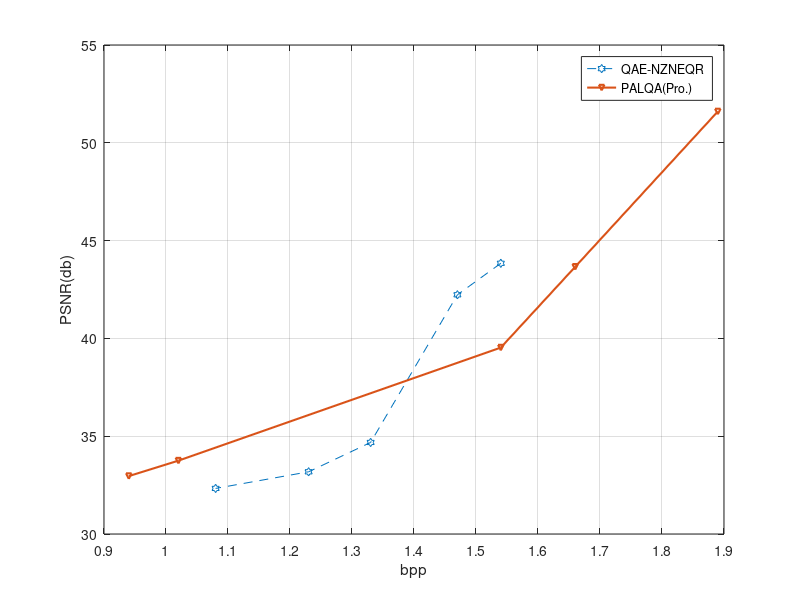

Write the MATLAB code that produced this figure.
clc
clear all

%Image name: cameraman224224.jpg.%image size: 512*512.

%%Image name =cameraman, Gray, 224*224. Approach name Basic JPEG(Zigzag and
%%Huffman Coding)Factor=q/8,q/10,q/5,q/4.5,q/4 


bpp_jpeg=[1.54 1.47 1.33 1.23 1.08];
psnr1_jpeg=[43.84 42.23 34.68 33.18 32.33];

%LQA_gray-scale after applying DCT with quantization, Q=8, 16, 32, 70, 90
%Image size=1024*1024. Quantum apporach name: modified ZSCNEQR 
%% Condition: Z, X (:,1:2), Y(:,:)


bpp_nzneqr=[19.7679  14.1642 11.3263 3.5274 2.6578 ]; %NZNEQR Q=8,16,32,70,90

psnr_nzneqr=[51.11 43.30 39.41 33.07  32.47];

bpp_palqa=[1.89 1.66 1.54 1.02  0.94];%modified ZSCNEQR

psnr_palqa=[51.60 43.66 39.53 33.75 32.96];

plot(bpp_jpeg, psnr1_jpeg, '--h',bpp_palqa,psnr_palqa,'-v','MarkerSize', 4,'LineWidth',1.5) %gray

%bar(D_MZSCNEQR_8)
%xticklabels({'8-Q, 3-Q(X), 2-Q(Y)(Higher)','8-Q, 3-Q(X), 1-Q(Y)(Lower)','8-Q, 3-Q(X)','8-Q','1-Q(Y-middle)'});
%legend('PSNR=51.65(db)')
%bar(X1,Z1);
%xlabel('Required bits considering state preparation(MB)');
%ylabel('Required bpp');
%ylabel('PSNR(db)');
%%%%%Scenery%%NEQR, %%%% Condition= Y(:,2) 
%%Quantumtization=8, 16, 32, 70, 120;
%plot(BR_LQAE_ZSCNEQR,PSNR_T,'-v',BR_NEQR,PSNR_T,'-h','MarkerSize', 4,'LineWidth',1.5) %gray
%plot(k3,l3,'-d', c1,d1,'--*',x6,y6, '--p' , i1,j1, '--p','MarkerSize',4,'LineWidth',1.5) %red
%plot(k4,l4,'-d', c2,d2,'--*',x7, y7, '--p' , i2,j2, '--p' ,'MarkerSize',4,'LineWidth',1.5)% green 
%plot(k5,l5,'-d', c3,d3,'--*',x8, y8, '--p' , i3,j3, '--p' ,'MarkerSize',4,'LineWidth',1.5) %blue
%legend('8-Q, 3-Q(X), 2-Q(Y)(Higher)','8-Q, 3-Q(X), 1-Q(Y)(Lower)','8-Q, 3-Q(X)','8-Q','1-Q(Y-middle)');
%legend('SCMFRQI(Proposed)(Red)','DCTEFRQI(Red)',  'DCTNCQI(Red)', 'DCTINCQI(Red)')
%legend('SCMFRQI(Proposed)(Green)','DCTEFRQI(Green)',  'DCTNCQI(Green)', 'DCTINCQI(Green)')
legend('QAE-NZNEQR', 'PALQA(Pro.)')

%bar(X1,Z1);
xlabel('bpp');
ylabel('PSNR(db)');
%ylabel('PSNR(db)');
%bar(X1)
set(gca,'XLim', [.9,1.90], 'XTick', .9:.1:1.90,...
'XTickLabel', .9:.1:1.90);
%grid on

%xticklabels({8','16','32','64','128' });
%set(gca,'YLim', [30,48], 'YTick', 30:1:48,...
%'YTickLabel', 30:1:48);
grid on
